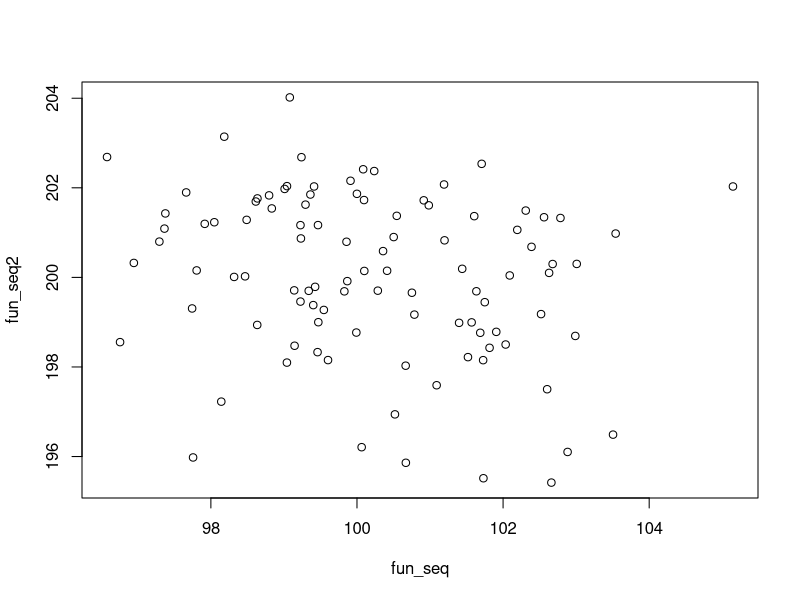

Reproduce this figure in R.
## ---- chunk 1
fun_seq <- rnorm(100,100,2)
fun_seq2 <- rnorm(100,200,2)
plot(fun_seq, fun_seq2)
## ---- chunk 2
summary (fun_seq)
summary (fun_seq2)
